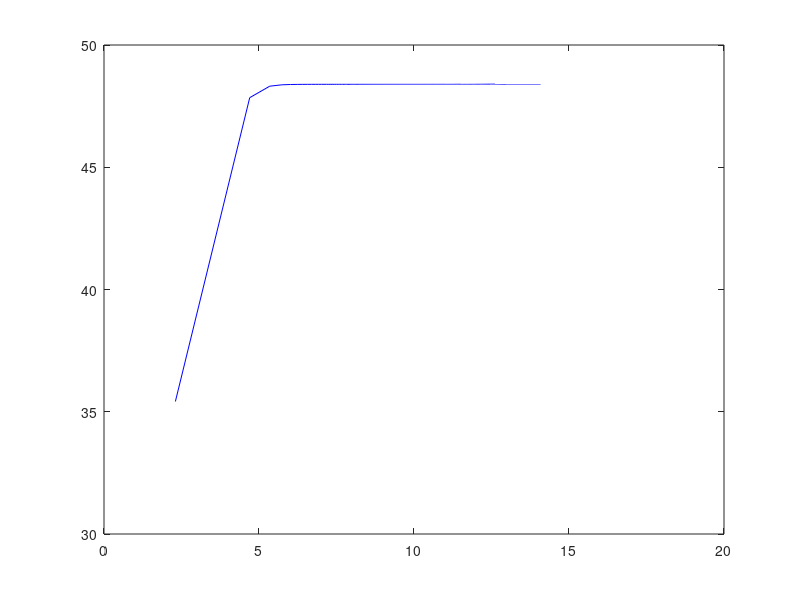
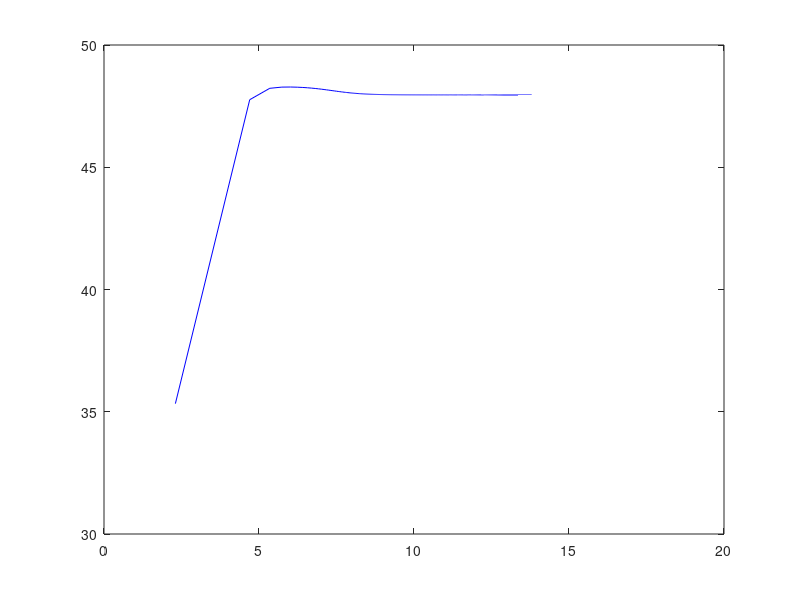

These figures' MATLAB source, in order:
%gain stage

VT=25e-3
BFN=178.7#beta
VAFN=69.7#alpha ??
RE1=100
RC1=1000
RB1=80000
RB2=20000
VBEON=0.7
VCC=12
RS=100

RB=1/(1/RB1+1/RB2)
VEQ=RB2/(RB1+RB2)*VCC
IB1=(VEQ-VBEON)/(RB+(1+BFN)*RE1)
IC1=BFN*IB1
IE1=(1+BFN)*IB1
VE1=RE1*IE1
VO1=VCC-RC1*IC1
VCE=VO1-VE1

%DC analysis sem approx grosseira
RB=1/(1/RB1+1/RB2) %RB paralelo
VEQ=RB2/(RB1+RB2)*VCC #Voltage thevanin
IB1=(VEQ-VBEON)/(RB+(1+BFN)*RE1)
IC1=BFN*IB1 #IC1 = beta*IB1
IE1=(1+BFN)*IB1 #IE1 = IC1 + IB1
VE1=RE1*IE1
VO1=VCC-RC1*IC1 #lei dos nodos
VCE=VO1-VE1

%Capacitor in paralellel with RE
CE1 = 1e-3;

%Capacitor in series with RB
CB1 = 1e-3;

#AC analysis 
gm1=IC1/VT
rpi1=BFN/gm1
ro1=VAFN/IC1

AVI_DB_vec = zeros(1, 100);
AVI_vec = zeros(1, 100);
logfreq = zeros(1, 100);
ZO1_vec = zeros(1, 100);
ZI1_vec = zeros(1, 100);

%falta plot impedancias.....

jj= 1;

for freq = 10:100:10e6
omega = 2*pi*freq;

ZCE1 = 1/(I*omega*CE1); %bypass capacitor RE
RE1 = 1/((1/RE1 + 1/ZCE1));

RB = RB + 1/(I*omega*1e-3);
RSB=RB*RS/(RB+RS);


AV1 = RSB/RS * RC1*(RE1-gm1*rpi1*ro1)/((ro1+RC1+RE1)*(RSB+rpi1+RE1)+gm1*RE1*ro1*rpi1 - RE1^2); #gain
AVI_DB = 20*log10(abs(AV1));
AV1simple = RB/(RB+RS) * gm1*RC1/(1+gm1*RE1);
AVIsimple_DB = 20*log10(abs(AV1simple));

AVI_vec(jj) = AV1;
AVI_DB_vec(jj) = AVI_DB;
logfreq(jj) = log(freq);

ZI1 = 1/(1/RB+1/(((ro1+RC1+RE1)*(rpi1+RE1)+gm1*RE1*ro1*rpi1 - RE1^2)/(ro1+RC1+RE1)));
ZX = ro1*((RSB+rpi1)*RE1/(RSB+rpi1+RE1))/(1/(1/ro1+1/(rpi1+RSB)+1/RE1+gm1*rpi1/(rpi1+RSB)));
ZX = ro1*(   1/RE1+1/(rpi1+RSB)+1/ro1+gm1*rpi1/(rpi1+RSB)  )/(   1/RE1+1/(rpi1+RSB) );
ZO1 = 1/(1/ZX+1/RC1);

ZI1_vec(jj) = ZI1;
ZO1_vec(jj) = ZO1;

jj = jj +1;

endfor

hAC1 = figure();
plot(logfreq, AVI_DB_vec, "b");
print(hAC1, "gainAC1.eps", "-depsc");



%ouput stage

BFP = 227.3
VAFP = 37.2
RE2 = 100
VEBON = 0.7

%DC analysis2
VI2 = VO1
IE2 = (VCC-VEBON-VI2)/RE2
IC2 = BFP/(BFP+1)*IE2
VO2 = VCC - RE2*IE2

%coupling capacitor R2
C2 = 1e-6;

AV2_vec = zeros(1, 100);
ZO2_vec = zeros(1, 100);
ZI2_vec = zeros(1, 100);

jj = 1;

for freq = 10:100:10e6

omega = 2*pi*freq;
ZC2 = 1/(I*omega*C2)

gm2 = IC2/VT;
go2 = IC2/VAFP;
gpi2 = gm2/BFP;
ge2 = 1/(RE2 + ZC2);

%AC analysis2
AV2_vec(jj) = gm2/(gm2+gpi2+go2+ge2);
ZI2_vec(jj) = (gm2+gpi2+go2+ge2)/gpi2/(gpi2+go2+ge2);
ZO2_vec(jj) = 1/(gm2+gpi2+go2+ge2);

jj = jj +1;
endfor


AV_DBvec = zeros(1, 100);
ZO_vec = zeros(1, 100);

%total
jj= 1;

for freq = 10:100:10e6

omega = 2*pi*freq;
ZC2 = 1/(I*omega*C2);

gm2 = IC2/VT;
go2 = IC2/VAFP;
gpi2 = gm2/BFP;
ge2 = 1/(RE2 + ZC2);

gB = 1/(1/gpi2+ZO1_vec(jj));
AV = (gB+gm2/gpi2*gB)/(gB+ge2+go2+gm2/gpi2*gB)*AVI_vec(jj);
AV_DBvec(jj) = 20*log10(abs(AV));
ZI=ZI1_vec(jj);
ZO_vec(jj)=1/(go2+gm2/gpi2*gB+ge2+gB);

jj = jj +1;

endfor

hACtotal = figure();
plot(logfreq, AV_DBvec, "b");
print(hACtotal, "gainACtotal.eps", "-depsc");
